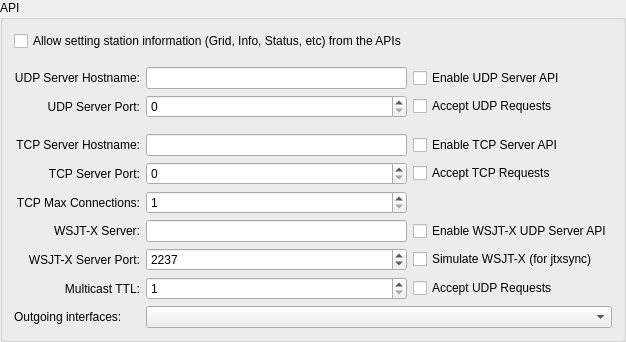
            <widget class="QGroupBox" name="groupBox_4">
             <property name="title">
              <string>API</string>
             </property>
             <layout class="QGridLayout" name="gridLayout_16">
              <item row="6" column="1">
               <widget class="QLineEdit" name="tcp_server_line_edit"/>
              </item>
              <item row="3" column="1">
               <widget class="QLineEdit" name="udp_server_line_edit">
                <property name="sizePolicy">
                 <sizepolicy hsizetype="Preferred" vsizetype="Fixed">
                  <horstretch>0</horstretch>
                  <verstretch>0</verstretch>
                 </sizepolicy>
                </property>
                <property name="toolTip">
                 <string>&lt;html&gt;&lt;head/&gt;&lt;body&gt;&lt;p&gt;Optional hostname of network service to receive decodes.&lt;/p&gt;&lt;p&gt;Formats:&lt;/p&gt;&lt;ul style=&quot;margin-top: 0px; margin-bottom: 0px; margin-left: 0px; margin-right: 0px; -qt-list-indent: 1;&quot;&gt;&lt;li style=&quot; margin-top:12px; margin-bottom:0px; margin-left:0px; margin-right:0px; -qt-block-indent:0; text-indent:0px;&quot;&gt;hostname&lt;/li&gt;&lt;li style=&quot; margin-top:0px; margin-bottom:0px; margin-left:0px; margin-right:0px; -qt-block-indent:0; text-indent:0px;&quot;&gt;IPv4 address&lt;/li&gt;&lt;li style=&quot; margin-top:0px; margin-bottom:0px; margin-left:0px; margin-right:0px; -qt-block-indent:0; text-indent:0px;&quot;&gt;IPv6 address&lt;/li&gt;&lt;li style=&quot; margin-top:0px; margin-bottom:0px; margin-left:0px; margin-right:0px; -qt-block-indent:0; text-indent:0px;&quot;&gt;IPv4 multicast group address&lt;/li&gt;&lt;li style=&quot; margin-top:0px; margin-bottom:0px; margin-left:0px; margin-right:0px; -qt-block-indent:0; text-indent:0px;&quot;&gt;IPv6 multicast group address&lt;/li&gt;&lt;/ul&gt;&lt;p&gt;Clearing this field will disable the broadcasting of UDP status updates.&lt;/p&gt;&lt;/body&gt;&lt;/html&gt;</string>
                </property>
                <property name="inputMethodHints">
                 <set>Qt::InputMethodHint::ImhDigitsOnly</set>
                </property>
               </widget>
              </item>
              <item row="6" column="2">
               <widget class="QCheckBox" name="tcpEnable">
                <property name="toolTip">
                 <string>&lt;html&gt;&lt;head/&gt;&lt;body&gt;&lt;p&gt;Enable the application to send API information over a TCP Server&lt;/p&gt;&lt;/body&gt;&lt;/html&gt;</string>
                </property>
                <property name="text">
                 <string>Enable TCP Server API</string>
                </property>
               </widget>
              </item>
              <item row="6" column="0">
               <widget class="QLabel" name="label_16">
                <property name="text">
                 <string>TCP Server Hostname:</string>
                </property>
                <property name="alignment">
                 <set>Qt::AlignmentFlag::AlignRight|Qt::AlignmentFlag::AlignTrailing|Qt::AlignmentFlag::AlignVCenter</set>
                </property>
               </widget>
              </item>
              <item row="4" column="1">
               <widget class="QSpinBox" name="udp_server_port_spin_box">
                <property name="toolTip">
                 <string>&lt;html&gt;&lt;head/&gt;&lt;body&gt;&lt;p&gt;Enter the service port number of the UDP server that should receive updates. If this is zero no updates will be broadcast.&lt;/p&gt;&lt;/body&gt;&lt;/html&gt;</string>
                </property>
                <property name="minimum">
                 <number>0</number>
                </property>
                <property name="maximum">
                 <number>65534</number>
                </property>
               </widget>
              </item>
              <item row="7" column="2">
               <widget class="QCheckBox" name="accept_tcp_requests_check_box">
                <property name="toolTip">
                 <string>&lt;html&gt;&lt;head/&gt;&lt;body&gt;&lt;p&gt;With this enabled the app will accept certain requests back from a TCP client that receives decode messages.&lt;/p&gt;&lt;/body&gt;&lt;/html&gt;</string>
                </property>
                <property name="text">
                 <string>Accept TCP Requests</string>
                </property>
               </widget>
              </item>
              <item row="3" column="0">
               <widget class="QLabel" name="udp_server_label">
                <property name="text">
                 <string>UDP Server Hostname:</string>
                </property>
                <property name="alignment">
                 <set>Qt::AlignmentFlag::AlignRight|Qt::AlignmentFlag::AlignTrailing|Qt::AlignmentFlag::AlignVCenter</set>
                </property>
                <property name="buddy">
                 <cstring>udp_server_line_edit</cstring>
                </property>
               </widget>
              </item>
              <item row="7" column="1">
               <widget class="QSpinBox" name="tcp_server_port_spin_box">
                <property name="toolTip">
                 <string>&lt;html&gt;&lt;head/&gt;&lt;body&gt;&lt;p&gt;Enter the service port number of the TCP server. If this is zero then TCP server will not be started.&lt;/p&gt;&lt;/body&gt;&lt;/html&gt;</string>
                </property>
                <property name="maximum">
                 <number>65534</number>
                </property>
               </widget>
              </item>
              <item row="7" column="0">
               <widget class="QLabel" name="label_29">
                <property name="text">
                 <string>TCP Server Port:</string>
                </property>
                <property name="alignment">
                 <set>Qt::AlignmentFlag::AlignRight|Qt::AlignmentFlag::AlignTrailing|Qt::AlignmentFlag::AlignVCenter</set>
                </property>
               </widget>
              </item>
              <item row="8" column="1">
               <widget class="QSpinBox" name="tcp_max_connections_spin_box">
                <property name="toolTip">
                 <string>&lt;html&gt;&lt;head/&gt;&lt;body&gt;&lt;p&gt;Enter the maximum number of API connections allowed to the TCP server&lt;/p&gt;&lt;/body&gt;&lt;/html&gt;</string>
                </property>
                <property name="minimum">
                 <number>1</number>
                </property>
                <property name="maximum">
                 <number>100</number>
                </property>
               </widget>
              </item>
              <item row="4" column="0">
               <widget class="QLabel" name="label_6">
                <property name="text">
                 <string>UDP Server Port:</string>
                </property>
                <property name="alignment">
                 <set>Qt::AlignmentFlag::AlignRight|Qt::AlignmentFlag::AlignTrailing|Qt::AlignmentFlag::AlignVCenter</set>
                </property>
                <property name="buddy">
                 <cstring>udp_server_port_spin_box</cstring>
                </property>
               </widget>
              </item>
              <item row="0" column="0" colspan="2">
               <widget class="QCheckBox" name="use_dynamic_grid">
                <property name="toolTip">
                 <string>&lt;html&gt;&lt;head/&gt;&lt;body&gt;&lt;p&gt;Check to allow changes to grid, qtc, etc from external programs&lt;/p&gt;&lt;/body&gt;&lt;/html&gt;</string>
                </property>
                <property name="text">
                 <string>Allow setting station information (Grid, Info, Status, etc) from the APIs</string>
                </property>
               </widget>
              </item>
              <item row="8" column="0">
               <widget class="QLabel" name="label_30">
                <property name="text">
                 <string>TCP Max Connections:</string>
                </property>
                <property name="alignment">
                 <set>Qt::AlignmentFlag::AlignRight|Qt::AlignmentFlag::AlignTrailing|Qt::AlignmentFlag::AlignVCenter</set>
                </property>
               </widget>
              </item>
              <item row="9" column="0">
               <widget class="QLabel" name="wsjtx_server_label">
                <property name="text">
                 <string>WSJT-X Server:</string>
                </property>
                <property name="alignment">
                 <set>Qt::AlignmentFlag::AlignRight|Qt::AlignmentFlag::AlignTrailing|Qt::AlignmentFlag::AlignVCenter</set>
                </property>
                <property name="buddy">
                 <cstring>wsjtx_server_line_edit</cstring>
                </property>
               </widget>
              </item>
              <item row="9" column="1">
               <widget class="QLineEdit" name="wsjtx_server_line_edit">
                <property name="sizePolicy">
                 <sizepolicy hsizetype="Preferred" vsizetype="Fixed">
                  <horstretch>0</horstretch>
                  <verstretch>0</verstretch>
                 </sizepolicy>
                </property>
                <property name="toolTip">
                 <string>&lt;html&gt;&lt;head/&gt;&lt;body&gt;&lt;p&gt;Optional hostname of network service to receive WSJT-X protocol messages.&lt;/p&gt;&lt;p&gt;Formats:&lt;/p&gt;&lt;ul style=&quot;margin-top: 0px; margin-bottom: 0px; margin-left: 0px; margin-right: 0px; -qt-list-indent: 1;&quot;&gt;&lt;li style=&quot; margin-top:12px; margin-bottom:0px; margin-left:0px; margin-right:0px; -qt-block-indent:0; text-indent:0px;&quot;&gt;hostname&lt;/li&gt;&lt;li style=&quot; margin-top:0px; margin-bottom:0px; margin-left:0px; margin-right:0px; -qt-block-indent:0; text-indent:0px;&quot;&gt;IPv4 address&lt;/li&gt;&lt;li style=&quot; margin-top:0px; margin-bottom:0px; margin-left:0px; margin-right:0px; -qt-block-indent:0; text-indent:0px;&quot;&gt;IPv6 address&lt;/li&gt;&lt;li style=&quot; margin-top:0px; margin-bottom:0px; margin-left:0px; margin-right:0px; -qt-block-indent:0; text-indent:0px;&quot;&gt;IPv4 multicast group address&lt;/li&gt;&lt;li style=&quot; margin-top:0px; margin-bottom:0px; margin-left:0px; margin-right:0px; -qt-block-indent:0; text-indent:0px;&quot;&gt;IPv6 multicast group address&lt;/li&gt;&lt;/ul&gt;&lt;p&gt;Clearing this field will disable the broadcasting of WSJT-X protocol messages.&lt;/p&gt;&lt;/body&gt;&lt;/html&gt;</string>
                </property>
                <property name="inputMethodHints">
                 <set>Qt::InputMethodHint::ImhDigitsOnly</set>
                </property>
               </widget>
              </item>
              <item row="9" column="2">
               <widget class="QCheckBox" name="wsjtx_enable_check_box">
                <property name="toolTip">
                 <string>&lt;html&gt;&lt;head/&gt;&lt;body&gt;&lt;p&gt;Enable the application to send WSJT-X protocol information to UDP Servers&lt;/p&gt;&lt;/body&gt;&lt;/html&gt;</string>
                </property>
                <property name="text">
                 <string>Enable WSJT-X UDP Server API</string>
                </property>
               </widget>
              </item>
              <item row="10" column="0">
               <widget class="QLabel" name="wsjtx_server_port_label">
                <property name="text">
                 <string>WSJT-X Server Port:</string>
                </property>
                <property name="alignment">
                 <set>Qt::AlignmentFlag::AlignRight|Qt::AlignmentFlag::AlignTrailing|Qt::AlignmentFlag::AlignVCenter</set>
                </property>
                <property name="buddy">
                 <cstring>wsjtx_server_port_spin_box</cstring>
                </property>
               </widget>
              </item>
              <item row="10" column="1">
               <widget class="QSpinBox" name="wsjtx_server_port_spin_box">
                <property name="toolTip">
                 <string>&lt;html&gt;&lt;head/&gt;&lt;body&gt;&lt;p&gt;Enter the service port number of the WSJT-X UDP server that should receive updates. If this is zero no updates will be sent. Default is 2237.&lt;/p&gt;&lt;/body&gt;&lt;/html&gt;</string>
                </property>
                <property name="minimum">
                 <number>0</number>
                </property>
                <property name="maximum">
                 <number>65534</number>
                </property>
                <property name="value">
                 <number>2237</number>
                </property>
               </widget>
              </item>
              <item row="10" column="2">
               <widget class="QCheckBox" name="wsjtx_simulate_check_box">
                <property name="toolTip">
                 <string>&lt;html&gt;&lt;head/&gt;&lt;body&gt;&lt;p&gt;Send Normal-speed decodes with the client id &quot;WSJT-X&quot;, so jtxsync, which accepts that id only, will use their time offsets to set the system clock.&lt;/p&gt;&lt;p&gt;Only Normal speed is relabelled. A Subspace decode reports a time offset of about +3.9 seconds by construction, which would move the clock about four seconds the wrong way.&lt;/p&gt;&lt;p&gt;Status, heartbeat and logged-QSO messages always keep this station's own id, so requests aimed at a real WSJT-X are never answered here. Other listeners, such as GridTracker, may show a second instance while this is on.&lt;/p&gt;&lt;/body&gt;&lt;/html&gt;</string>
                </property>
                <property name="text">
                 <string>Simulate WSJT-X (for jtxsync)</string>
                </property>
               </widget>
              </item>
              <item row="11" column="0">
               <widget class="QLabel" name="wsjtx_TTL_label">
                <property name="text">
                 <string>Multicast TTL:</string>
                </property>
                <property name="alignment">
                 <set>Qt::AlignmentFlag::AlignRight|Qt::AlignmentFlag::AlignTrailing|Qt::AlignmentFlag::AlignVCenter</set>
                </property>
                <property name="buddy">
                 <cstring>wsjtx_TTL_spin_box</cstring>
                </property>
               </widget>
              </item>
              <item row="11" column="1">
               <widget class="QSpinBox" name="wsjtx_TTL_spin_box">
                <property name="toolTip">
                 <string>&lt;html&gt;&lt;head/&gt;&lt;body&gt;&lt;p&gt;Sets the number of router hops that multicast datagrams are allowed to make. Almost everyone should set this to 1 to keep outgoing multicast traffic within the local subnet.&lt;/p&gt;&lt;/body&gt;&lt;/html&gt;</string>
                </property>
                <property name="minimum">
                 <number>1</number>
                </property>
                <property name="maximum">
                 <number>255</number>
                </property>
                <property name="value">
                 <number>1</number>
                </property>
               </widget>
              </item>
              <item row="11" column="2">
               <widget class="QCheckBox" name="wsjtx_accept_requests_check_box">
                <property name="toolTip">
                 <string>&lt;html&gt;&lt;head/&gt;&lt;body&gt;&lt;p&gt;With this enabled Subspace Edition will accept certain requests from a UDP client sending WSJT-X protocol messages.&lt;/p&gt;&lt;/body&gt;&lt;/html&gt;</string>
                </property>
                <property name="text">
                 <string>Accept UDP Requests</string>
                </property>
               </widget>
              </item>
              <item row="12" column="0">
               <widget class="QLabel" name="wsjtx_interfaces_label">
                <property name="text">
                 <string>Outgoing interfaces:</string>
                </property>
                <property name="buddy">
                 <cstring>wsjtx_interfaces_combo_box</cstring>
                </property>
               </widget>
              </item>
              <item row="12" column="1" colspan="2">
               <widget class="CheckableItemComboBox" name="wsjtx_interfaces_combo_box">
                <property name="toolTip">
                 <string>&lt;html&gt;&lt;head/&gt;&lt;body&gt;&lt;p&gt;When sending updates to a multicast group address it is necessary to specify which network interface(s) to send them to. If the loop-back interface is multicast capable then at least that one will be selected.&lt;/p&gt;&lt;p&gt;For most users the loop-back interface is all that is needed, that will allow multiple other applications on the same machine to interoperate with Subspace Edition. If applications running on other hosts are to receive status updates then a suitable network interface should be used.&lt;/p&gt;&lt;p&gt;On some Linux systems it may be necessary to enable multicast on the loop-back network interface.&lt;/p&gt;&lt;/body&gt;&lt;/html&gt;</string>
                </property>
               </widget>
              </item>
              <item row="1" column="0" colspan="3">
               <spacer name="verticalSpacer_8">
                <property name="orientation">
                 <enum>Qt::Orientation::Vertical</enum>
                </property>
                <property name="sizeType">
                 <enum>QSizePolicy::Policy::Fixed</enum>
                </property>
                <property name="sizeHint" stdset="0">
                 <size>
                  <width>20</width>
                  <height>10</height>
                 </size>
                </property>
               </spacer>
              </item>
              <item row="5" column="0" colspan="3">
               <spacer name="verticalSpacer_20">
                <property name="orientation">
                 <enum>Qt::Orientation::Vertical</enum>
                </property>
                <property name="sizeType">
                 <enum>QSizePolicy::Policy::Fixed</enum>
                </property>
                <property name="sizeHint" stdset="0">
                 <size>
                  <width>20</width>
                  <height>10</height>
                 </size>
                </property>
               </spacer>
              </item>
              <item row="4" column="2">
               <widget class="QCheckBox" name="accept_udp_requests_check_box">
                <property name="toolTip">
                 <string>&lt;html&gt;&lt;head/&gt;&lt;body&gt;&lt;p&gt;With this enabled the app will accept certain requests back from a UDP server that receives decode messages.&lt;/p&gt;&lt;/body&gt;&lt;/html&gt;</string>
                </property>
                <property name="text">
                 <string>Accept UDP Requests</string>
                </property>
               </widget>
              </item>
              <item row="3" column="2">
               <widget class="QCheckBox" name="udpEnable">
                <property name="toolTip">
                 <string>&lt;html&gt;&lt;head/&gt;&lt;body&gt;&lt;p&gt;Enable the application to send API information to UDP Servers&lt;/p&gt;&lt;/body&gt;&lt;/html&gt;</string>
                </property>
                <property name="text">
                 <string>Enable UDP Server API</string>
                </property>
               </widget>
              </item>
             </layout>
            </widget>
